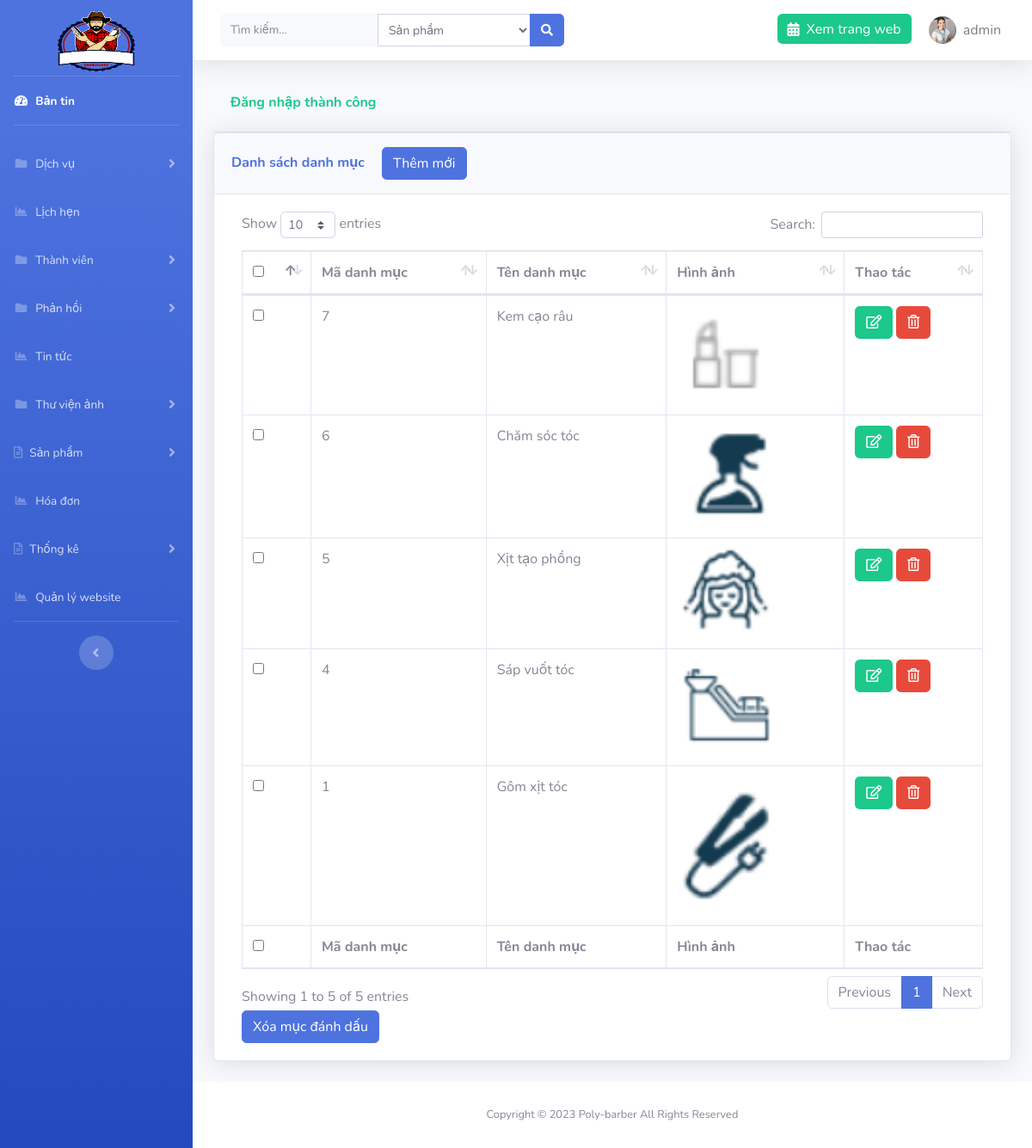
Page /admin/?page=category (signed in) on the committed database.
### tables this page shows
CREATE TABLE `setting` (
  `id` int(11) NOT NULL,
  `logo` varchar(191) NOT NULL,
  `file_ico` varchar(191) NOT NULL,
  `title` varchar(191) NOT NULL,
  `introduce` text NOT NULL,
  `slogan` varchar(191) NOT NULL
);

CREATE TABLE `categories` (
  `id` int(11) NOT NULL,
  `name` varchar(191) NOT NULL,
  `images` varchar(191) NOT NULL
);

### libs/database.php (called while the page is built, shortened)
<?php
function connection()
{
    try {
       $conn = new PDO("mysql:host=localhost; dbname=cattoc; charset=utf8", "root", "");
    } catch (PDOException $e) {
        echo "Lỗi Kết nối" . $e->getMessage();
    }
    return $conn;
}
function listAll($table){
    $conn = connection();
    try{
        $sql = "SELECT * FROM $table ORDER BY id DESC";
        $stmt = $conn->prepare($sql);
        $stmt->execute();
        $result = $stmt->fetchAll(PDO::FETCH_ASSOC);
    }catch (PDOException $e){
        echo "Lỗi xử lý dữ liệu".$e->getMessage();
    }finally{
        unset($conn);
    }
    return $result;
}
function query_limit($sql) {
    $conn = connection();
    try {
        $stmt = $conn->prepare($sql);
        $stmt->execute();
        $result = $stmt->fetch(PDO::FETCH_ASSOC);
        return $result;
    } catch (PDOException $e) {
        echo "Lỗi dữ liệu" . $e->getMessage();
    } finally {
        unset($conn);
    }
}

### libs/setting.php (called while the page is built, shortened)
<?php
require_once "database.php";
function list_limit_setting(){
    $sql = "SELECT * from setting order by id limit 0,1";
    return query_limit($sql);
}

### libs/categories.php (called while the page is built, shortened)
<?php
require_once "database.php";
function list_all_category(){
    return listAll('categories');
}

### admin/categories/index.php (the view, shortened to what this page needs)
<?php
$cate = list_all_category();
?>
<div class="container-fluid">
    <?php if (isset($_SESSION['message'])) : ?>
        <div class="card-header py-3 text-success">
            <h6 class="font-weight-bold"><?= $_SESSION['message'] ?></h6>
        </div>
    <?php endif; ?>
    <div class="card shadow mb-4">
        <div class="card-header py-3">
            <h6 class="m-0 font-weight-bold text-primary">Danh sách danh mục <a href="<?= ROOT ?>admin/?page=category&action=add" class="btn btn-primary ml-3">Thêm mới</a></h6>
        </div>
        <div class="card-body">
            <div class="table-responsive">
                <form action="" method="POST" class="col-md-12">
                    <table class="table table-bordered" id="dataTable" width="100%" cellspacing="0">
                        <thead>
                            <tr>
                                <th>
                                    <input type="checkbox" name="checkall" class="checkall">
                                </th>
                                <th>Mã danh mục</th>
                                <th>Tên danh mục</th>
                                <th>Hình ảnh</th>
                                <th>Thao tác</th>
                            </tr>
                        </thead>
                        <tfoot>
                            <tr>
                            <th>
                                <input type="checkbox" name="checkall" class="checkall">
                                </th>
                                <th>Mã danh mục</th>
                                <th>Tên danh mục</th>
                                <th>Hình ảnh</th>
                                <th>Thao tác</th>
                            </tr>
                        </tfoot>
                        <tbody>
                            <?php foreach ($cate as $c) : ?>
                                <tr>
                                    <td>
                                        <input type="checkbox" name="id[]" id="" value="<?= $c['id'] ?>">
                                    </td>
                                    <td><?= $c['id'] ?></td>
                                    <td><?= $c['name'] ?></td>
                                    <td>
                                        <img src="../images/categories/<?= $c['images'] ?>" width="120" alt="">
                                    </td>
                                    <td>
                                        <a href="<?= ROOT ?>admin/?page=category&action=edit&id=<?= $c['id'] ?>" class="btn btn-success"><i class="far fa-edit"></i></a>
                                        <a href="<?= ROOT ?>admin/?page=category&id=<?= $c['id'] ?>" onclick="return confirm('Bạn có chắc muốn xóa không')" class="btn btn-danger"><i class="far fa-trash-alt"></i></a>
                                    </td>
                                </tr>
                            <?php endforeach; ?>
                        </tbody>
                    </table>
                    <button type="submit" class="btn btn-primary" id="btndel-category" name="btn-del">Xóa mục đánh dấu</button>
                </form>
            </div>
        </div>
    </div>
</div>

### admin/template/header.php (shortened to what this page needs)
<?php $setting = list_limit_setting(); ?>
<!DOCTYPE html>
<html lang="en">
<head>
    <link href="resource/vendor/fontawesome-free/css/all.min.css" rel="stylesheet" type="text/css">
    <link rel="stylesheet" href="resource/vendor/select2.min.css" />
<link rel="stylesheet" href="https://maxcdn.bootstrapcdn.com/bootstrap/4.4.1/css/bootstrap.min.css">
    <link href="resource/css/sb-admin-2.css" rel="stylesheet">
    <link href="resource/vendor/datatables/dataTables.bootstrap4.min.css" rel="stylesheet">
</head>
<body id="page-top">
    <div id="wrapper">
        <ul class="navbar-nav bg-gradient-primary sidebar sidebar-dark accordion" id="accordionSidebar">
            <a class="sidebar-brand d-flex align-items-center justify-content-center mb-3 pt-5" href="<?=ROOT?>admin">
                <img src="../images/<?=$setting['logo']?>" alt="logo" width="90" height="70">
            </a>
            <hr class="sidebar-divider my-0">
            <li class="nav-item active">
                <a class="nav-link" href="<?= ROOT ?>admin">
                    <i class="fas fa-fw fa-tachometer-alt"></i>
                    <span>Bản tin</span></a>
            </li>
            <hr class="sidebar-divider">
            <li class="nav-item">
                <a class="nav-link collapsed" href="#" data-toggle="collapse" data-target="#collapsePages" aria-expanded="true" aria-controls="collapsePages">
                    <i class="fas fa-fw fa-folder"></i>
                    <span>Dịch vụ</span>
                </a>
            </li>
            <li class="nav-item">
                <a class="nav-link" href="<?= ROOT ?>admin/?page=appointment">
                    <i class="fas fa-fw fa-chart-area"></i>
                    <span>Lịch hẹn</span></a>
            </li>
             <li class="nav-item">
                <a class="nav-link collapsed" href="#" data-toggle="collapse" data-target="#collapsePages2" aria-expanded="true" aria-controls="collapsePages">
                    <i class="fas fa-fw fa-folder"></i>
                    <span>Thành viên</span>
                </a>
            </li>
             <li class="nav-item">
                <a class="nav-link collapsed" href="#" data-toggle="collapse" data-target="#collapsePages3" aria-expanded="true" aria-controls="collapsePages">
                    <i class="fas fa-fw fa-folder"></i>
                    <span>Phản hồi</span>
                </a>
            </li>
               <li class="nav-item">
                <a class="nav-link" href="<?= ROOT ?>admin/?page=new">
                    <i class="fas fa-fw fa-chart-area"></i>
                    <span>Tin tức</span></a>
            </li>
  <li class="nav-item">
                <a class="nav-link collapsed" href="#" data-toggle="collapse" data-target="#collapsePages4" aria-expanded="true" aria-controls="collapsePages">
                    <i class="fas fa-fw fa-folder"></i>
                    <span>Thư viện ảnh</span>
                </a>
            </li>
            <li class="nav-item">
                <a class="nav-link collapsed" href="#" data-toggle="collapse" data-target="#collapseTwo" aria-expanded="true" aria-controls="collapseTwo">
                    <i class="far fa-file-alt"></i>
                    <span>Sản phẩm</span>
                </a>
            </li>
            <li class="nav-item">
                <a class="nav-link" href="<?= ROOT ?>admin/?page=order">
                    <i class="fas fa-fw fa-chart-area"></i>
                    <span>Hóa đơn</span></a>
            </li>
            <li class="nav-item">
                <a class="nav-link collapsed" href="#" data-toggle="collapse" data-target="#collapseTwo1" aria-expanded="true" aria-controls="collapseTwo">
                    <i class="far fa-file-alt"></i>
                    <span>Thống kê</span>
                </a>
            </li>
               <li class="nav-item">
                <a class="nav-link" href="<?= ROOT ?>admin/?page=setting">
                    <i class="fas fa-fw fa-chart-area"></i>
                    <span>Quản lý website</span></a>
            </li>
            <hr class="sidebar-divider d-none d-md-block">
            <div class="text-center d-none d-md-inline">
                <button class="rounded-circle border-0" id="sidebarToggle"></button>
            </div>
        </ul>
        <div id="content-wrapper" class="d-flex flex-column">
            <div id="content">
                <nav class="navbar navbar-expand navbar-light bg-white topbar mb-4 static-top shadow">
                    <form class="d-none d-sm-inline-block form-inline mr-auto ml-md-3 my-2 my-md-0 mw-100 navbar-search" method="POST" action="<?= ROOT ?>admin/search.php">
                        <div class="input-group">
                            <input name="keyword" type="text" title="Vui lòng nhập nội dung tìm kiếm" class="form-control bg-light border-0 small" placeholder="Tìm kiếm..." aria-label="Search" aria-describedby="basic-addon2" required>
                            <select name="select_search" id="" class="form-control form-control-sm select-search">
                        <option value="1">Sản phẩm</option>
                    </select>
                            <div class="input-group-append">
                                <button class="btn btn-primary" type="submit">
                                    <i class="fas fa-search fa-sm"></i>
                                </button>
                            </div>
                        </div>
                    </form>
                    <ul class="navbar-nav ml-auto">
                        <li class="nav-item no-arrow">
                            <a href="<?=ROOT?>" class="nav-link bg-success text-white h-50 mt-3 rounded"><i class="fas fa-calendar-alt mr-2"></i>Xem trang web</a>
                        </li>
                        <li class="nav-item dropdown no-arrow">
                            <a class="nav-link dropdown-toggle" href="" id="userDropdown" role="button" data-toggle="dropdown" aria-haspopup="true" aria-expanded="false">
                                <img class="img-profile rounded-circle" src="../images/users/<?=$_SESSION['user']['images']?>">
                                <span class="ml-2 mr-2 text-black-50"><?=$_SESSION['user']['account']?></span>
                            </a>
                        </li>
                    </ul>
                </nav>

### rows in the picture
setting: logo (picture)
categories: id "7", name "Kem cạo râu", images (picture)
categories: id "6", name "Chăm sóc tóc", images (picture)
categories: id "5", name "Xịt tạo phồng", images (picture)
categories: id "4", name "Sáp vuốt tóc", images (picture)
categories: id "1", name "Gôm xịt tóc", images (picture)

### other values in the picture
$_SESSION['user']['account'] "admin"
$_SESSION['message'] "Đăng nhập thành công"
